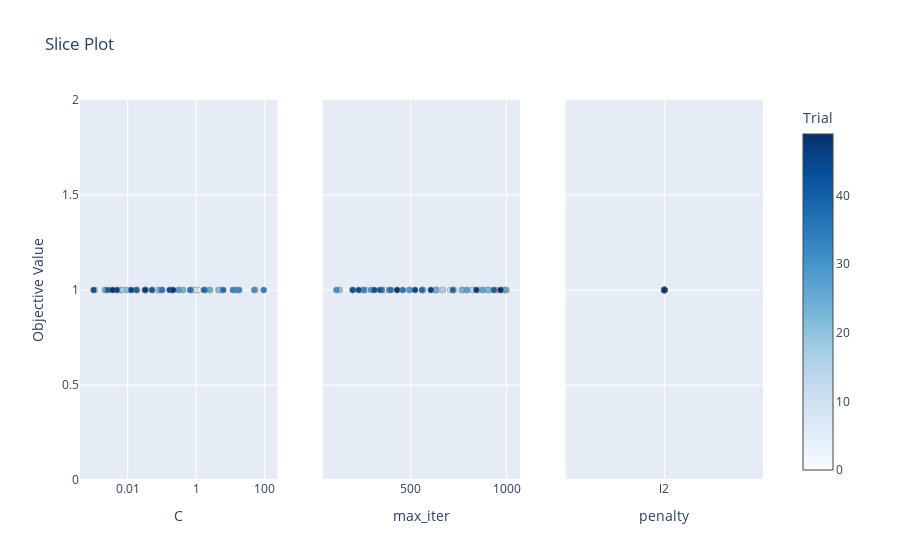

The notebook cell this image was saved under:
### Code cell
from optuna.visualization import plot_slice

plot_slice(study_lr)

### Figure 1 — Plotly figure (JSON) as saved in the notebook; plotly's stock layout.template omitted (floating-point values rounded to 4 significant figures)
{"data": [{"marker": {"color": [0, 1, 2, 3, 4, 5, 6, 7, 8, 9, 10, 11, 12, 13, 14, 15, 16, 17, 18, 19, 20, 21, 22, 23, 24, 25, 26, 27, 28, 29, 30, 31, 32, 33, 34, 35, 36, 37, 38, 39, 40, 41, 42, 43, 44, 45, 46, 47, 48, 49], "colorbar": {"title": {"text": "Trial"}, "x": 1, "xpad": 40}, "colorscale": [[0, "rgb(247,251,255)"], [0.125, "rgb(222,235,247)"], [0.25, "rgb(198,219,239)"], [0.375, "rgb(158,202,225)"], [0.5, "rgb(107,174,214)"], [0.625, "rgb(66,146,198)"], [0.75, "rgb(33,113,181)"], [0.875, "rgb(8,81,156)"], [1, "rgb(8,48,107)"]], "line": {"color": "Grey", "width": 0.5}, "showscale": true}, "mode": "markers", "name": "Feasible Trial", "showlegend": false, "type": "scatter", "x": [0.07459, 0.006027, 1.013, 14.53, 0.03321, 1.146, 0.1907, 0.9164, 0.002115, 0.03335, 53.17, 0.001111, 0.01893, 0.005118, 0.205, 0.006357, 0.1013, 0.00714, 5.311, 0.05176, 0.009631, 0.7185, 4.458, 0.4121, 2.522, 0.08409, 0.01843, 0.002302, 0.309, 15.15, 1.822, 49.31, 17.91, 11.75, 92.7, 0.1001, 0.666, 6.165, 1.695, 0.01775, 0.002673, 0.05146, 0.03277, 0.001021, 0.1676, 0.01281, 0.004846, 0.03244, 0.2124, 0.003629], "xaxis": "x", "y": [0.9998, 0.9998, 0.9998, 0.9998, 0.9998, 0.9998, 0.9998, 0.9998, 0.9998, 0.9998, 0.9998, 0.9998, 0.9998, 0.9998, 0.9998, 0.9998, 0.9998, 0.9998, 0.9998, 0.9998, 0.9998, 0.9998, 0.9998, 0.9998, 0.9998, 0.9998, 0.9998, 0.9998, 0.9998, 0.9998, 0.9998, 0.9998, 0.9998, 0.9998, 0.9998, 0.9998, 0.9998, 0.9998, 0.9998, 0.9998, 0.9998, 0.9998, 0.9998, 0.9998, 0.9998, 0.9998, 0.9998, 0.9998, 0.9998, 0.9998], "yaxis": "y"}, {"marker": {"color": [0, 1, 2, 3, 4, 5, 6, 7, 8, 9, 10, 11, 12, 13, 14, 15, 16, 17, 18, 19, 20, 21, 22, 23, 24, 25, 26, 27, 28, 29, 30, 31, 32, 33, 34, 35, 36, 37, 38, 39, 40, 41, 42, 43, 44, 45, 46, 47, 48, 49], "colorbar": {"title": {"text": "Trial"}, "x": 1, "xpad": 40}, "colorscale": [[0, "rgb(247,251,255)"], [0.125, "rgb(222,235,247)"], [0.25, "rgb(198,219,239)"], [0.375, "rgb(158,202,225)"], [0.5, "rgb(107,174,214)"], [0.625, "rgb(66,146,198)"], [0.75, "rgb(33,113,181)"], [0.875, "rgb(8,81,156)"], [1, "rgb(8,48,107)"]], "line": {"color": "Grey", "width": 0.5}, "showscale": false}, "mode": "markers", "name": "Feasible Trial", "showlegend": false, "type": "scatter", "x": [639, 880, 973, 265, 362, 430, 563, 253, 828, 496, 727, 707, 953, 630, 822, 855, 667, 776, 565, 129, 939, 1000, 909, 903, 767, 632, 991, 876, 795, 493, 293, 113, 389, 257, 197, 350, 459, 396, 559, 720, 934, 340, 198, 311, 229, 523, 605, 843, 429, 969], "xaxis": "x2", "y": [0.9998, 0.9998, 0.9998, 0.9998, 0.9998, 0.9998, 0.9998, 0.9998, 0.9998, 0.9998, 0.9998, 0.9998, 0.9998, 0.9998, 0.9998, 0.9998, 0.9998, 0.9998, 0.9998, 0.9998, 0.9998, 0.9998, 0.9998, 0.9998, 0.9998, 0.9998, 0.9998, 0.9998, 0.9998, 0.9998, 0.9998, 0.9998, 0.9998, 0.9998, 0.9998, 0.9998, 0.9998, 0.9998, 0.9998, 0.9998, 0.9998, 0.9998, 0.9998, 0.9998, 0.9998, 0.9998, 0.9998, 0.9998, 0.9998, 0.9998], "yaxis": "y2"}, {"marker": {"color": [0, 1, 2, 3, 4, 5, 6, 7, 8, 9, 10, 11, 12, 13, 14, 15, 16, 17, 18, 19, 20, 21, 22, 23, 24, 25, 26, 27, 28, 29, 30, 31, 32, 33, 34, 35, 36, 37, 38, 39, 40, 41, 42, 43, 44, 45, 46, 47, 48, 49], "colorbar": {"title": {"text": "Trial"}, "x": 1, "xpad": 40}, "colorscale": [[0, "rgb(247,251,255)"], [0.125, "rgb(222,235,247)"], [0.25, "rgb(198,219,239)"], [0.375, "rgb(158,202,225)"], [0.5, "rgb(107,174,214)"], [0.625, "rgb(66,146,198)"], [0.75, "rgb(33,113,181)"], [0.875, "rgb(8,81,156)"], [1, "rgb(8,48,107)"]], "line": {"color": "Grey", "width": 0.5}, "showscale": false}, "mode": "markers", "name": "Feasible Trial", "showlegend": false, "type": "scatter", "x": ["l2", "l2", "l2", "l2", "l2", null, "l2", null, null, null, "l2", "l2", "l2", "l2", "l2", "l2", "l2", "l2", null, "l2", "l2", "l2", "l2", "l2", "l2", "l2", null, "l2", "l2", "l2", "l2", "l2", "l2", "l2", null, "l2", null, "l2", "l2", null, "l2", "l2", "l2", "l2", "l2", "l2", "l2", null, "l2", "l2"], "xaxis": "x3", "y": [0.9998, 0.9998, 0.9998, 0.9998, 0.9998, 0.9998, 0.9998, 0.9998, 0.9998, 0.9998, 0.9998, 0.9998, 0.9998, 0.9998, 0.9998, 0.9998, 0.9998, 0.9998, 0.9998, 0.9998, 0.9998, 0.9998, 0.9998, 0.9998, 0.9998, 0.9998, 0.9998, 0.9998, 0.9998, 0.9998, 0.9998, 0.9998, 0.9998, 0.9998, 0.9998, 0.9998, 0.9998, 0.9998, 0.9998, 0.9998, 0.9998, 0.9998, 0.9998, 0.9998, 0.9998, 0.9998, 0.9998, 0.9998, 0.9998, 0.9998], "yaxis": "y3"}], "layout": {"title": {"text": "Slice Plot"}, "xaxis": {"anchor": "y", "domain": [0, 0.2889], "title": {"text": "C"}, "type": "log"}, "xaxis2": {"anchor": "y2", "domain": [0.3556, 0.6444], "title": {"text": "max_iter"}}, "xaxis3": {"anchor": "y3", "categoryarray": ["l2", null], "categoryorder": "array", "domain": [0.7111, 1], "title": {"text": "penalty"}, "type": "category"}, "yaxis": {"anchor": "x", "domain": [0, 1], "title": {"text": "Objective Value"}}, "yaxis2": {"anchor": "x2", "domain": [0, 1], "matches": "y", "showticklabels": false}, "yaxis3": {"anchor": "x3", "domain": [0, 1], "matches": "y", "showticklabels": false}}}
